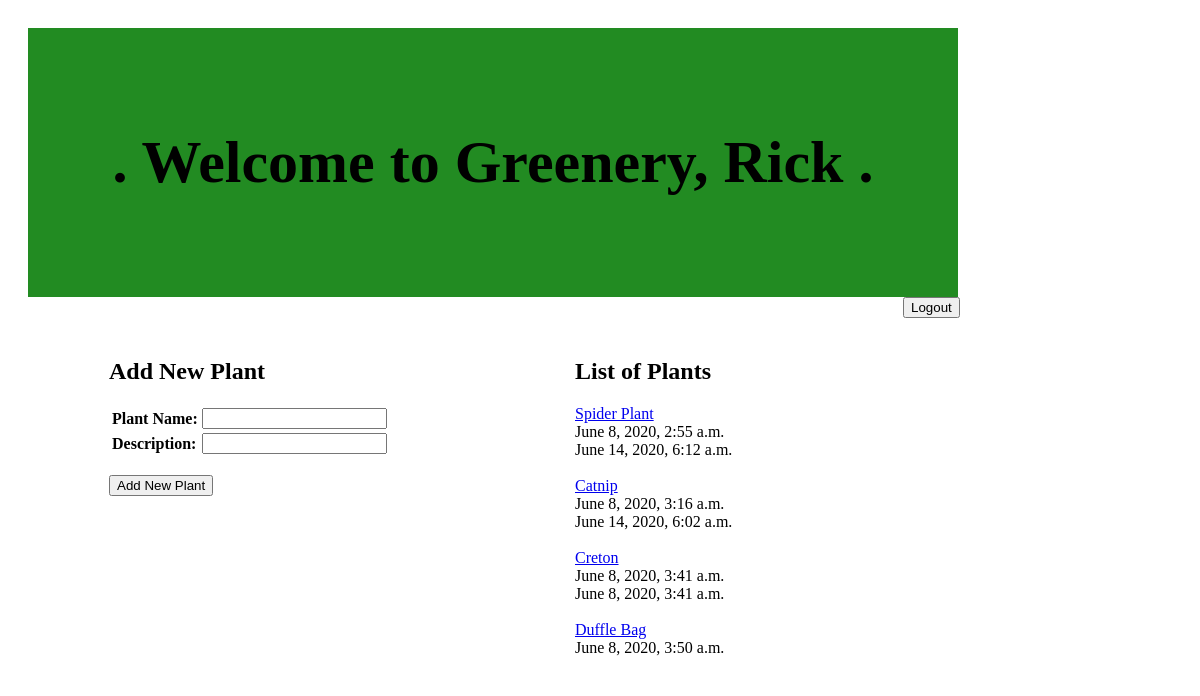
The page /main (signed in) on the database its author committed.
### Greenery_App/models.py (models this page shows)
class User(models.Model):
    first_name = models.CharField(max_length = 255)
    last_name = models.CharField(max_length = 255)
    email = models.CharField(max_length = 255)
    password = models.CharField(max_length = 255)
    created_at = models.DateTimeField(auto_now_add = True)
    updated_at = models.DateTimeField(auto_now = True)
    objects = UserManager()

class Plant(models.Model):
    plant_name = models.CharField(max_length = 255)
    description = models.TextField()
    poster = models.ForeignKey(User, related_name = 'plants', on_delete = models.CASCADE)
    created_at = models.DateTimeField(auto_now_add = True)
    updated_at = models.DateTimeField(auto_now = True)
    objects = PlantManager()

### Greenery_App/views.py (the view)
# urls.py: path('main', views.main),
def main(request):
    context = {
        'all_plants': Plant.objects.all()
    }
    return render(request, 'main.html', context)

### Greenery_App/templates/main.html (shortened to what this page needs)
<!DOCTYPE html>
<html lang="en">
<head>
    {% load static %}
    <link rel="stylesheet" href="{% static 'main.css' %}">
</head>
<body>
    <div id="wrapper">
        <div id="header">
            <h1>. Welcome to Greenery, {{ request.session.name }} .</h1>
        </div>
        <div id="navi">
            <form action="/logout" method="POST">
            <input type="submit" value="Logout"></li>
            </form>
        </div>
        <div class="plant">
            <h2>Add New Plant</h2>
            <form action="/add_plant" method="POST">
                <table>
                    <tr>
                        <th>Plant Name:</th>
                        <td><input type="text" name="plant_name"></td>
                    </tr>
                    <tr>
                        <th>Description:</th>
                        <td><input type="textarea" name="description"></td>
                    </tr>
                </table>
                <br>
                <input type="submit" value="Add New Plant">
            </form>
        </div>
        <div class="plant">
            <h2>List of Plants</h2>
            {% for plant in all_plants %}
            <ul>
                <li><a href="/plant/{{plant.id}}">{{ plant.plant_name }}</a></li>
                <li>{{ plant.created_at }}</li>
                <li>{{ plant.updated_at }}</li>
            </ul>
            {% if request.session.id == plant.poster.id %}
            <br>
            {% endif %}
            <br>
            {% endfor %}
        </div>
    </div>
</body>
</html>

### Greenery_App/static/main.css (style rules this page uses)
body { max-width: 950px; padding: 10px; }
#wrapper { max-width: 960px; margin: auto; background-color: white; padding: 10px; }
#header { padding: 60px; text-align: center; background-color: forestgreen; color: black; font-size: 30px; }
#navi { margin-left: 875px; }
.plant { display: inline-block; width: 300px; height: 300px; padding: 20px; vertical-align: top; margin-left: 61px; margin-right: 61px; text-align: left; overflow: scroll; }
.plant ul { list-style-type: none; margin: 0; padding: 0; }

### rows shown on the page
User: session.name "Rick"
Plant: plant_name "Spider Plant", created_at "June 8, 2020, 2:55 a.m.", updated_at "June 14, 2020, 6:12 a.m."
Plant: plant_name "Catnip", created_at "June 8, 2020, 3:16 a.m.", updated_at "June 14, 2020, 6:02 a.m."
Plant: plant_name "Creton", created_at "June 8, 2020, 3:41 a.m.", updated_at "June 8, 2020, 3:41 a.m."
Plant: plant_name "Duffle Bag", created_at "June 8, 2020, 3:50 a.m."
